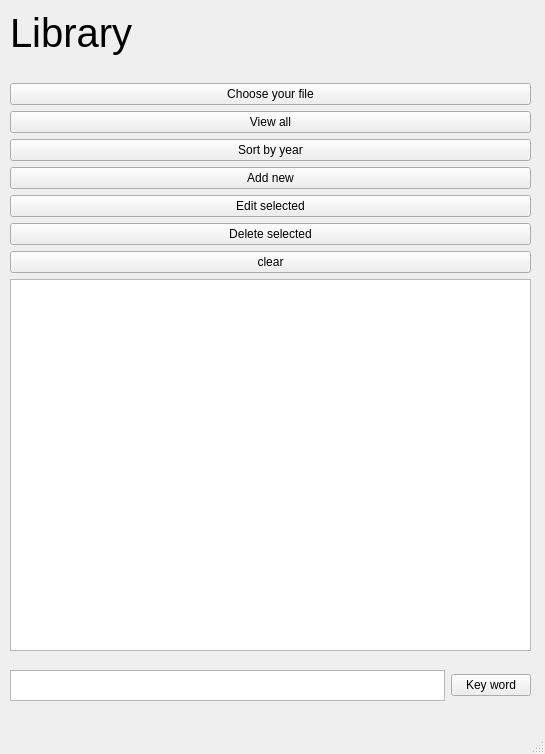
<?xml version="1.0" encoding="UTF-8"?>
<ui version="4.0">
 <class>MainWindow</class>
 <widget class="QMainWindow" name="MainWindow">
  <property name="geometry">
   <rect>
    <x>0</x>
    <y>0</y>
    <width>545</width>
    <height>754</height>
   </rect>
  </property>
  <property name="windowTitle">
   <string>MainWindow</string>
  </property>
  <property name="styleSheet">
   <string notr="true"/>
  </property>
  <widget class="QWidget" name="centralwidget">
   <widget class="QWidget" name="gridLayoutWidget">
    <property name="geometry">
     <rect>
      <x>10</x>
      <y>10</y>
      <width>521</width>
      <height>641</height>
     </rect>
    </property>
    <layout class="QGridLayout" name="gridLayout">
     <item row="4" column="0">
      <widget class="QPushButton" name="view_btn">
       <property name="text">
        <string>View all</string>
       </property>
      </widget>
     </item>
     <item row="7" column="0">
      <widget class="QPushButton" name="edit_btn">
       <property name="text">
        <string>Edit selected</string>
       </property>
      </widget>
     </item>
     <item row="8" column="0">
      <widget class="QPushButton" name="delete_selected">
       <property name="text">
        <string>Delete selected</string>
       </property>
      </widget>
     </item>
     <item row="1" column="0">
      <widget class="QLabel" name="label">
       <property name="font">
        <font>
         <pointsize>30</pointsize>
        </font>
       </property>
       <property name="text">
        <string>Library</string>
       </property>
      </widget>
     </item>
     <item row="10" column="0">
      <widget class="QListWidget" name="view_list"/>
     </item>
     <item row="9" column="0">
      <widget class="QPushButton" name="clear_view_btn">
       <property name="text">
        <string>clear</string>
       </property>
      </widget>
     </item>
     <item row="5" column="0">
      <widget class="QPushButton" name="sort_btn">
       <property name="text">
        <string>Sort by year</string>
       </property>
      </widget>
     </item>
     <item row="2" column="0">
      <widget class="QLabel" name="label_2">
       <property name="font">
        <font>
         <pointsize>10</pointsize>
        </font>
       </property>
       <property name="text">
        <string/>
       </property>
      </widget>
     </item>
     <item row="6" column="0">
      <widget class="QPushButton" name="add_btn">
       <property name="text">
        <string>Add new</string>
       </property>
      </widget>
     </item>
     <item row="0" column="0">
      <layout class="QVBoxLayout" name="verticalLayout"/>
     </item>
     <item row="3" column="0">
      <widget class="QPushButton" name="choose_btn">
       <property name="text">
        <string>Choose your file</string>
       </property>
      </widget>
     </item>
    </layout>
   </widget>
   <widget class="QWidget" name="horizontalLayoutWidget">
    <property name="geometry">
     <rect>
      <x>10</x>
      <y>670</y>
      <width>521</width>
      <height>31</height>
     </rect>
    </property>
    <layout class="QHBoxLayout" name="horizontalLayout_4">
     <item>
      <widget class="QTextEdit" name="key_word_input">
       <property name="toolTip">
        <string/>
       </property>
       <property name="statusTip">
        <string/>
       </property>
      </widget>
     </item>
     <item>
      <widget class="QPushButton" name="key_word_btn">
       <property name="text">
        <string>Key word</string>
       </property>
      </widget>
     </item>
    </layout>
   </widget>
  </widget>
  <widget class="QMenuBar" name="menubar">
   <property name="geometry">
    <rect>
     <x>0</x>
     <y>0</y>
     <width>545</width>
     <height>22</height>
    </rect>
   </property>
  </widget>
  <widget class="QStatusBar" name="statusbar"/>
 </widget>
 <resources/>
 <connections/>
</ui>
